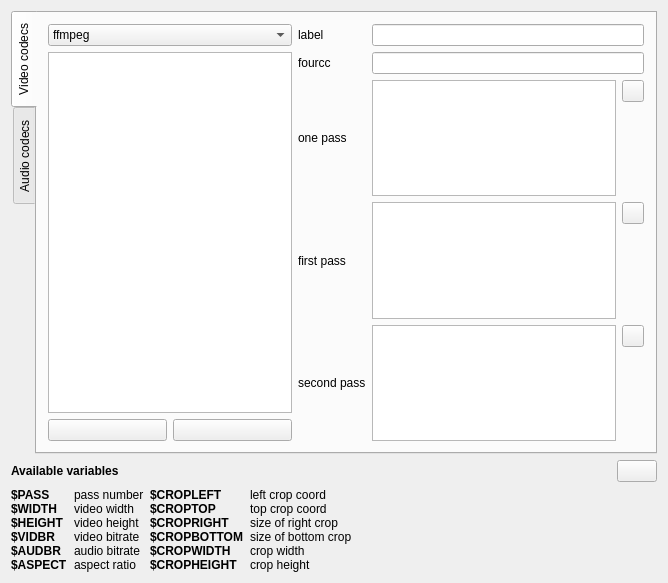
<?xml version="1.0" encoding="UTF-8"?>
<ui version="4.0">
 <class>prefMencoder</class>
 <widget class="QWidget" name="prefMencoder">
  <property name="geometry">
   <rect>
    <x>0</x>
    <y>0</y>
    <width>668</width>
    <height>583</height>
   </rect>
  </property>
  <property name="windowTitle">
   <string>Form1</string>
  </property>
  <layout class="QGridLayout" name="gridLayout_6">
   <item row="1" column="0">
    <widget class="QLabel" name="textLabel1">
     <property name="sizePolicy">
      <sizepolicy hsizetype="Preferred" vsizetype="Fixed">
       <horstretch>0</horstretch>
       <verstretch>0</verstretch>
      </sizepolicy>
     </property>
     <property name="font">
      <font>
       <weight>75</weight>
       <bold>true</bold>
      </font>
     </property>
     <property name="text">
      <string>Available variables</string>
     </property>
     <property name="wordWrap">
      <bool>false</bool>
     </property>
    </widget>
   </item>
   <item row="1" column="1">
    <spacer>
     <property name="orientation">
      <enum>Qt::Horizontal</enum>
     </property>
     <property name="sizeType">
      <enum>QSizePolicy::Expanding</enum>
     </property>
     <property name="sizeHint" stdset="0">
      <size>
       <width>121</width>
       <height>21</height>
      </size>
     </property>
    </spacer>
   </item>
   <item row="2" column="0">
    <layout class="QGridLayout">
     <item row="0" column="0">
      <widget class="QLabel" name="textLabel2">
       <property name="sizePolicy">
        <sizepolicy hsizetype="Fixed" vsizetype="Fixed">
         <horstretch>0</horstretch>
         <verstretch>0</verstretch>
        </sizepolicy>
       </property>
       <property name="font">
        <font>
         <weight>75</weight>
         <bold>true</bold>
        </font>
       </property>
       <property name="text">
        <string>$PASS
$WIDTH
$HEIGHT
$VIDBR
$AUDBR
$ASPECT</string>
       </property>
       <property name="wordWrap">
        <bool>false</bool>
       </property>
      </widget>
     </item>
     <item row="0" column="1">
      <widget class="QLabel" name="textLabel2_2">
       <property name="sizePolicy">
        <sizepolicy hsizetype="Preferred" vsizetype="Fixed">
         <horstretch>0</horstretch>
         <verstretch>0</verstretch>
        </sizepolicy>
       </property>
       <property name="text">
        <string>pass number
video width
video height
video bitrate
audio bitrate
aspect ratio</string>
       </property>
       <property name="wordWrap">
        <bool>false</bool>
       </property>
      </widget>
     </item>
    </layout>
   </item>
   <item row="2" column="1">
    <layout class="QGridLayout" name="gridLayout_5">
     <item row="0" column="0">
      <widget class="QLabel" name="textLabel2_4">
       <property name="sizePolicy">
        <sizepolicy hsizetype="Fixed" vsizetype="Fixed">
         <horstretch>0</horstretch>
         <verstretch>0</verstretch>
        </sizepolicy>
       </property>
       <property name="font">
        <font>
         <weight>75</weight>
         <bold>true</bold>
        </font>
       </property>
       <property name="text">
        <string>$CROPLEFT
$CROPTOP
$CROPRIGHT
$CROPBOTTOM
$CROPWIDTH
$CROPHEIGHT</string>
       </property>
       <property name="wordWrap">
        <bool>false</bool>
       </property>
      </widget>
     </item>
     <item row="0" column="1">
      <widget class="QLabel" name="textLabel2_5">
       <property name="sizePolicy">
        <sizepolicy hsizetype="Preferred" vsizetype="Fixed">
         <horstretch>0</horstretch>
         <verstretch>0</verstretch>
        </sizepolicy>
       </property>
       <property name="text">
        <string>left crop coord
top crop coord
size of right crop
size of bottom crop
crop width
crop height</string>
       </property>
       <property name="wordWrap">
        <bool>false</bool>
       </property>
      </widget>
     </item>
    </layout>
   </item>
   <item row="1" column="2">
    <widget class="QPushButton" name="bReset">
     <property name="sizePolicy">
      <sizepolicy hsizetype="Fixed" vsizetype="Fixed">
       <horstretch>0</horstretch>
       <verstretch>0</verstretch>
      </sizepolicy>
     </property>
     <property name="stdItem" stdset="0">
      <number>21</number>
     </property>
    </widget>
   </item>
   <item row="0" column="0" colspan="3">
    <widget class="QTabWidget" name="tabWidget2">
     <property name="tabPosition">
      <enum>QTabWidget::West</enum>
     </property>
     <property name="currentIndex">
      <number>0</number>
     </property>
     <widget class="QWidget" name="tab">
      <attribute name="title">
       <string>Video codecs</string>
      </attribute>
      <layout class="QGridLayout" name="gridLayout_3">
       <item row="0" column="0" rowspan="5">
        <layout class="QGridLayout" name="gridLayout_2">
         <item row="0" column="0" colspan="2">
          <widget class="QComboBox" name="cbEncoderV">
           <property name="editable">
            <bool>false</bool>
           </property>
           <item>
            <property name="text">
             <string>ffmpeg</string>
            </property>
           </item>
          </widget>
         </item>
         <item row="1" column="0" colspan="2">
          <widget class="QListWidget" name="lbvCodecs"/>
         </item>
         <item row="2" column="0">
          <widget class="QPushButton" name="btnAddV">
           <property name="sizePolicy">
            <sizepolicy hsizetype="Minimum" vsizetype="Fixed">
             <horstretch>0</horstretch>
             <verstretch>0</verstretch>
            </sizepolicy>
           </property>
           <property name="stdItem" stdset="0">
            <number>27</number>
           </property>
          </widget>
         </item>
         <item row="2" column="1">
          <widget class="QPushButton" name="btnDeleteV">
           <property name="sizePolicy">
            <sizepolicy hsizetype="Minimum" vsizetype="Fixed">
             <horstretch>0</horstretch>
             <verstretch>0</verstretch>
            </sizepolicy>
           </property>
           <property name="shortcut">
            <string/>
           </property>
           <property name="stdItem" stdset="0">
            <number>28</number>
           </property>
          </widget>
         </item>
        </layout>
       </item>
       <item row="0" column="1">
        <widget class="QLabel" name="textLabel1_3">
         <property name="text">
          <string>label</string>
         </property>
         <property name="wordWrap">
          <bool>false</bool>
         </property>
         <property name="buddy">
          <cstring>leVLabel</cstring>
         </property>
        </widget>
       </item>
       <item row="0" column="2">
        <widget class="QLineEdit" name="leVLabel">
         <property name="enabled">
          <bool>true</bool>
         </property>
        </widget>
       </item>
       <item row="1" column="1">
        <widget class="QLabel" name="textLabel2_3">
         <property name="text">
          <string>fourcc</string>
         </property>
         <property name="wordWrap">
          <bool>false</bool>
         </property>
        </widget>
       </item>
       <item row="1" column="2">
        <widget class="QLineEdit" name="leFourcc"/>
       </item>
       <item row="2" column="1">
        <widget class="QLabel" name="textLabel1_2">
         <property name="text">
          <string>one pass</string>
         </property>
         <property name="wordWrap">
          <bool>false</bool>
         </property>
        </widget>
       </item>
       <item row="2" column="2">
        <layout class="QGridLayout">
         <item row="1" column="1">
          <spacer>
           <property name="orientation">
            <enum>Qt::Vertical</enum>
           </property>
           <property name="sizeType">
            <enum>QSizePolicy::Expanding</enum>
           </property>
           <property name="sizeHint" stdset="0">
            <size>
             <width>20</width>
             <height>90</height>
            </size>
           </property>
          </spacer>
         </item>
         <item row="0" column="0" rowspan="2">
          <widget class="QTextEdit" name="teOpt1">
           <property name="enabled">
            <bool>true</bool>
           </property>
           <property name="text">
            <string/>
           </property>
          </widget>
         </item>
         <item row="0" column="1">
          <widget class="QToolButton" name="btnOpt1">
           <property name="sizePolicy">
            <sizepolicy hsizetype="Minimum" vsizetype="Fixed">
             <horstretch>0</horstretch>
             <verstretch>0</verstretch>
            </sizepolicy>
           </property>
           <property name="minimumSize">
            <size>
             <width>22</width>
             <height>22</height>
            </size>
           </property>
           <property name="maximumSize">
            <size>
             <width>22</width>
             <height>22</height>
            </size>
           </property>
           <property name="text">
            <string/>
           </property>
          </widget>
         </item>
        </layout>
       </item>
       <item row="3" column="1">
        <widget class="QLabel" name="textLabel1_2_3">
         <property name="text">
          <string>first pass</string>
         </property>
         <property name="wordWrap">
          <bool>false</bool>
         </property>
        </widget>
       </item>
       <item row="3" column="2">
        <layout class="QGridLayout">
         <item row="0" column="0" rowspan="2">
          <widget class="QTextEdit" name="teOpt2">
           <property name="enabled">
            <bool>true</bool>
           </property>
          </widget>
         </item>
         <item row="1" column="1">
          <spacer>
           <property name="orientation">
            <enum>Qt::Vertical</enum>
           </property>
           <property name="sizeType">
            <enum>QSizePolicy::Expanding</enum>
           </property>
           <property name="sizeHint" stdset="0">
            <size>
             <width>20</width>
             <height>81</height>
            </size>
           </property>
          </spacer>
         </item>
         <item row="0" column="1">
          <widget class="QToolButton" name="btnOpt2">
           <property name="minimumSize">
            <size>
             <width>22</width>
             <height>22</height>
            </size>
           </property>
           <property name="maximumSize">
            <size>
             <width>22</width>
             <height>22</height>
            </size>
           </property>
           <property name="text">
            <string/>
           </property>
          </widget>
         </item>
        </layout>
       </item>
       <item row="4" column="1">
        <widget class="QLabel" name="textLabel1_2_3_2">
         <property name="text">
          <string>second pass</string>
         </property>
         <property name="wordWrap">
          <bool>false</bool>
         </property>
        </widget>
       </item>
       <item row="4" column="2">
        <layout class="QGridLayout">
         <item row="0" column="0" rowspan="2">
          <widget class="QTextEdit" name="teOpt3">
           <property name="enabled">
            <bool>true</bool>
           </property>
          </widget>
         </item>
         <item row="0" column="1">
          <widget class="QToolButton" name="btnOpt3">
           <property name="minimumSize">
            <size>
             <width>22</width>
             <height>22</height>
            </size>
           </property>
           <property name="maximumSize">
            <size>
             <width>22</width>
             <height>22</height>
            </size>
           </property>
           <property name="text">
            <string/>
           </property>
          </widget>
         </item>
         <item row="1" column="1">
          <spacer>
           <property name="orientation">
            <enum>Qt::Vertical</enum>
           </property>
           <property name="sizeType">
            <enum>QSizePolicy::Expanding</enum>
           </property>
           <property name="sizeHint" stdset="0">
            <size>
             <width>20</width>
             <height>60</height>
            </size>
           </property>
          </spacer>
         </item>
        </layout>
       </item>
      </layout>
     </widget>
     <widget class="QWidget" name="tab">
      <attribute name="title">
       <string>Audio codecs</string>
      </attribute>
      <layout class="QGridLayout" name="gridLayout_4">
       <item row="0" column="0" rowspan="4">
        <layout class="QGridLayout" name="gridLayout">
         <item row="0" column="0" colspan="2">
          <widget class="QComboBox" name="cbEncoderA">
           <property name="editable">
            <bool>false</bool>
           </property>
           <item>
            <property name="text">
             <string>ffmpeg</string>
            </property>
           </item>
          </widget>
         </item>
         <item row="1" column="0" colspan="2">
          <widget class="QListWidget" name="lbaCodecs"/>
         </item>
         <item row="2" column="0">
          <widget class="QPushButton" name="btnAddA">
           <property name="sizePolicy">
            <sizepolicy hsizetype="Minimum" vsizetype="Fixed">
             <horstretch>0</horstretch>
             <verstretch>0</verstretch>
            </sizepolicy>
           </property>
           <property name="stdItem" stdset="0">
            <number>27</number>
           </property>
          </widget>
         </item>
         <item row="2" column="1">
          <widget class="QPushButton" name="btnDeleteA">
           <property name="sizePolicy">
            <sizepolicy hsizetype="Minimum" vsizetype="Fixed">
             <horstretch>0</horstretch>
             <verstretch>0</verstretch>
            </sizepolicy>
           </property>
           <property name="stdItem" stdset="0">
            <number>28</number>
           </property>
          </widget>
         </item>
        </layout>
       </item>
       <item row="0" column="1">
        <widget class="QLabel" name="textLabel3">
         <property name="text">
          <string>label</string>
         </property>
         <property name="wordWrap">
          <bool>false</bool>
         </property>
         <property name="buddy">
          <cstring>leALabel</cstring>
         </property>
        </widget>
       </item>
       <item row="0" column="2">
        <widget class="QLineEdit" name="leALabel"/>
       </item>
       <item row="1" column="2">
        <layout class="QGridLayout">
         <item row="1" column="1">
          <spacer>
           <property name="orientation">
            <enum>Qt::Vertical</enum>
           </property>
           <property name="sizeType">
            <enum>QSizePolicy::Expanding</enum>
           </property>
           <property name="sizeHint" stdset="0">
            <size>
             <width>20</width>
             <height>78</height>
            </size>
           </property>
          </spacer>
         </item>
         <item row="0" column="1">
          <widget class="QToolButton" name="btnOptA">
           <property name="sizePolicy">
            <sizepolicy hsizetype="Minimum" vsizetype="Fixed">
             <horstretch>0</horstretch>
             <verstretch>0</verstretch>
            </sizepolicy>
           </property>
           <property name="minimumSize">
            <size>
             <width>22</width>
             <height>22</height>
            </size>
           </property>
           <property name="maximumSize">
            <size>
             <width>22</width>
             <height>22</height>
            </size>
           </property>
           <property name="text">
            <string/>
           </property>
          </widget>
         </item>
         <item row="0" column="0" rowspan="2">
          <widget class="QTextEdit" name="teOptA"/>
         </item>
        </layout>
       </item>
       <item row="2" column="1">
        <widget class="QLabel" name="textLabel1_2_2_2">
         <property name="sizePolicy">
          <sizepolicy hsizetype="Preferred" vsizetype="Fixed">
           <horstretch>0</horstretch>
           <verstretch>0</verstretch>
          </sizepolicy>
         </property>
         <property name="text">
          <string>options</string>
         </property>
         <property name="wordWrap">
          <bool>false</bool>
         </property>
        </widget>
       </item>
       <item row="3" column="1">
        <widget class="QLabel" name="label_2">
         <property name="text">
          <string>extension</string>
         </property>
        </widget>
       </item>
       <item row="3" column="2">
        <widget class="QLineEdit" name="leExtension"/>
       </item>
      </layout>
     </widget>
    </widget>
   </item>
  </layout>
 </widget>
 <layoutdefault spacing="6" margin="11"/>
 <customwidgets>
  <customwidget>
   <class>QPushButton</class>
   <extends>QPushButton</extends>
   <header>qpushbutton.h</header>
  </customwidget>
 </customwidgets>
 <tabstops>
  <tabstop>tabWidget2</tabstop>
  <tabstop>cbEncoderV</tabstop>
  <tabstop>lbvCodecs</tabstop>
  <tabstop>btnAddV</tabstop>
  <tabstop>btnDeleteV</tabstop>
  <tabstop>leVLabel</tabstop>
  <tabstop>leFourcc</tabstop>
  <tabstop>teOpt1</tabstop>
  <tabstop>btnOpt1</tabstop>
  <tabstop>teOpt2</tabstop>
  <tabstop>btnOpt2</tabstop>
  <tabstop>teOpt3</tabstop>
  <tabstop>btnOpt3</tabstop>
  <tabstop>cbEncoderA</tabstop>
  <tabstop>lbaCodecs</tabstop>
  <tabstop>btnAddA</tabstop>
  <tabstop>btnDeleteA</tabstop>
  <tabstop>leALabel</tabstop>
  <tabstop>teOptA</tabstop>
  <tabstop>btnOptA</tabstop>
  <tabstop>leExtension</tabstop>
  <tabstop>bReset</tabstop>
 </tabstops>
 <includes>
  <include location="local">qpushbutton.h</include>
  <include location="local">qpushbutton.h</include>
  <include location="local">qpushbutton.h</include>
  <include location="local">qpushbutton.h</include>
  <include location="local">qpushbutton.h</include>
  <include location="local">qpushbutton.h</include>
  <include location="local">qpushbutton.h</include>
  <include location="local">qpushbutton.h</include>
  <include location="local">qpushbutton.h</include>
 </includes>
 <resources/>
 <connections>
  <connection>
   <sender>lbvCodecs</sender>
   <signal>currentItemChanged(QListWidgetItem*,QListWidgetItem*)</signal>
   <receiver>prefMencoder</receiver>
   <slot>lbvCodecsCurrentChanged(QListWidgetItem*,QListWidgetItem*)</slot>
   <hints>
    <hint type="sourcelabel">
     <x>32</x>
     <y>54</y>
    </hint>
    <hint type="destinationlabel">
     <x>20</x>
     <y>20</y>
    </hint>
   </hints>
  </connection>
  <connection>
   <sender>teOpt1</sender>
   <signal>textChanged()</signal>
   <receiver>prefMencoder</receiver>
   <slot>teOpt1TextChanged()</slot>
   <hints>
    <hint type="sourcelabel">
     <x>198</x>
     <y>93</y>
    </hint>
    <hint type="destinationlabel">
     <x>20</x>
     <y>20</y>
    </hint>
   </hints>
  </connection>
  <connection>
   <sender>teOpt2</sender>
   <signal>textChanged()</signal>
   <receiver>prefMencoder</receiver>
   <slot>teOpt2TextChanged()</slot>
   <hints>
    <hint type="sourcelabel">
     <x>198</x>
     <y>217</y>
    </hint>
    <hint type="destinationlabel">
     <x>20</x>
     <y>20</y>
    </hint>
   </hints>
  </connection>
  <connection>
   <sender>leVLabel</sender>
   <signal>textChanged(QString)</signal>
   <receiver>prefMencoder</receiver>
   <slot>leVLabelTextChanged(QString)</slot>
   <hints>
    <hint type="sourcelabel">
     <x>197</x>
     <y>53</y>
    </hint>
    <hint type="destinationlabel">
     <x>20</x>
     <y>20</y>
    </hint>
   </hints>
  </connection>
  <connection>
   <sender>teOpt3</sender>
   <signal>textChanged()</signal>
   <receiver>prefMencoder</receiver>
   <slot>teOpt3TextChanged()</slot>
   <hints>
    <hint type="sourcelabel">
     <x>198</x>
     <y>340</y>
    </hint>
    <hint type="destinationlabel">
     <x>20</x>
     <y>20</y>
    </hint>
   </hints>
  </connection>
  <connection>
   <sender>lbaCodecs</sender>
   <signal>currentItemChanged(QListWidgetItem*,QListWidgetItem*)</signal>
   <receiver>prefMencoder</receiver>
   <slot>lbaCodecsCurrentChanged(QListWidgetItem*,QListWidgetItem*)</slot>
   <hints>
    <hint type="sourcelabel">
     <x>32</x>
     <y>54</y>
    </hint>
    <hint type="destinationlabel">
     <x>20</x>
     <y>20</y>
    </hint>
   </hints>
  </connection>
  <connection>
   <sender>teOptA</sender>
   <signal>textChanged()</signal>
   <receiver>prefMencoder</receiver>
   <slot>teOptATextChanged()</slot>
   <hints>
    <hint type="sourcelabel">
     <x>175</x>
     <y>68</y>
    </hint>
    <hint type="destinationlabel">
     <x>20</x>
     <y>20</y>
    </hint>
   </hints>
  </connection>
  <connection>
   <sender>leALabel</sender>
   <signal>textChanged(QString)</signal>
   <receiver>prefMencoder</receiver>
   <slot>leALabelTextChanged(QString)</slot>
   <hints>
    <hint type="sourcelabel">
     <x>174</x>
     <y>53</y>
    </hint>
    <hint type="destinationlabel">
     <x>20</x>
     <y>20</y>
    </hint>
   </hints>
  </connection>
  <connection>
   <sender>btnOpt1</sender>
   <signal>clicked()</signal>
   <receiver>prefMencoder</receiver>
   <slot>btnOpt1Clicked()</slot>
   <hints>
    <hint type="sourcelabel">
     <x>629</x>
     <y>93</y>
    </hint>
    <hint type="destinationlabel">
     <x>20</x>
     <y>20</y>
    </hint>
   </hints>
  </connection>
  <connection>
   <sender>btnOpt2</sender>
   <signal>clicked()</signal>
   <receiver>prefMencoder</receiver>
   <slot>btnOpt2Clicked()</slot>
   <hints>
    <hint type="sourcelabel">
     <x>629</x>
     <y>217</y>
    </hint>
    <hint type="destinationlabel">
     <x>20</x>
     <y>20</y>
    </hint>
   </hints>
  </connection>
  <connection>
   <sender>btnOpt3</sender>
   <signal>clicked()</signal>
   <receiver>prefMencoder</receiver>
   <slot>btnOpt3Clicked()</slot>
   <hints>
    <hint type="sourcelabel">
     <x>629</x>
     <y>340</y>
    </hint>
    <hint type="destinationlabel">
     <x>20</x>
     <y>20</y>
    </hint>
   </hints>
  </connection>
  <connection>
   <sender>btnOptA</sender>
   <signal>clicked()</signal>
   <receiver>prefMencoder</receiver>
   <slot>btnOptAClicked()</slot>
   <hints>
    <hint type="sourcelabel">
     <x>629</x>
     <y>68</y>
    </hint>
    <hint type="destinationlabel">
     <x>20</x>
     <y>20</y>
    </hint>
   </hints>
  </connection>
  <connection>
   <sender>btnAddA</sender>
   <signal>clicked()</signal>
   <receiver>prefMencoder</receiver>
   <slot>btnAddAClicked()</slot>
   <hints>
    <hint type="sourcelabel">
     <x>32</x>
     <y>444</y>
    </hint>
    <hint type="destinationlabel">
     <x>20</x>
     <y>20</y>
    </hint>
   </hints>
  </connection>
  <connection>
   <sender>btnAddV</sender>
   <signal>clicked()</signal>
   <receiver>prefMencoder</receiver>
   <slot>btnAddVClicked()</slot>
   <hints>
    <hint type="sourcelabel">
     <x>32</x>
     <y>444</y>
    </hint>
    <hint type="destinationlabel">
     <x>20</x>
     <y>20</y>
    </hint>
   </hints>
  </connection>
  <connection>
   <sender>btnDeleteA</sender>
   <signal>clicked()</signal>
   <receiver>prefMencoder</receiver>
   <slot>btnDeleteAClicked()</slot>
   <hints>
    <hint type="sourcelabel">
     <x>85</x>
     <y>444</y>
    </hint>
    <hint type="destinationlabel">
     <x>20</x>
     <y>20</y>
    </hint>
   </hints>
  </connection>
  <connection>
   <sender>btnDeleteV</sender>
   <signal>clicked()</signal>
   <receiver>prefMencoder</receiver>
   <slot>btnDeleteVClicked()</slot>
   <hints>
    <hint type="sourcelabel">
     <x>85</x>
     <y>444</y>
    </hint>
    <hint type="destinationlabel">
     <x>20</x>
     <y>20</y>
    </hint>
   </hints>
  </connection>
  <connection>
   <sender>leFourcc</sender>
   <signal>textChanged(QString)</signal>
   <receiver>prefMencoder</receiver>
   <slot>leFourccTextChanged(QString)</slot>
   <hints>
    <hint type="sourcelabel">
     <x>197</x>
     <y>67</y>
    </hint>
    <hint type="destinationlabel">
     <x>20</x>
     <y>20</y>
    </hint>
   </hints>
  </connection>
  <connection>
   <sender>bReset</sender>
   <signal>clicked()</signal>
   <receiver>prefMencoder</receiver>
   <slot>bResetClicked()</slot>
   <hints>
    <hint type="sourcelabel">
     <x>647</x>
     <y>534</y>
    </hint>
    <hint type="destinationlabel">
     <x>20</x>
     <y>20</y>
    </hint>
   </hints>
  </connection>
  <connection>
   <sender>cbEncoderA</sender>
   <signal>currentTextChanged(QString)</signal>
   <receiver>prefMencoder</receiver>
   <slot>cbEncoderATextChanged(QString)</slot>
   <hints>
    <hint type="sourcelabel">
     <x>412</x>
     <y>447</y>
    </hint>
    <hint type="destinationlabel">
     <x>335</x>
     <y>293</y>
    </hint>
   </hints>
  </connection>
  <connection>
   <sender>leExtension</sender>
   <signal>textChanged(QString)</signal>
   <receiver>prefMencoder</receiver>
   <slot>leExtensionTextChanged(QString)</slot>
   <hints>
    <hint type="sourcelabel">
     <x>416</x>
     <y>447</y>
    </hint>
    <hint type="destinationlabel">
     <x>335</x>
     <y>293</y>
    </hint>
   </hints>
  </connection>
  <connection>
   <sender>cbEncoderV</sender>
   <signal>currentTextChanged(QString)</signal>
   <receiver>prefMencoder</receiver>
   <slot>cbEncoderVTextChanged(QString)</slot>
   <hints>
    <hint type="sourcelabel">
     <x>424</x>
     <y>447</y>
    </hint>
    <hint type="destinationlabel">
     <x>335</x>
     <y>293</y>
    </hint>
   </hints>
  </connection>
 </connections>
 <slots>
  <slot>cbEncoderATextChanged(QString)</slot>
  <slot>leExtensionTextChanged(QString)</slot>
  <slot>cbEncoderVTextChanged(QString)</slot>
 </slots>
</ui>
